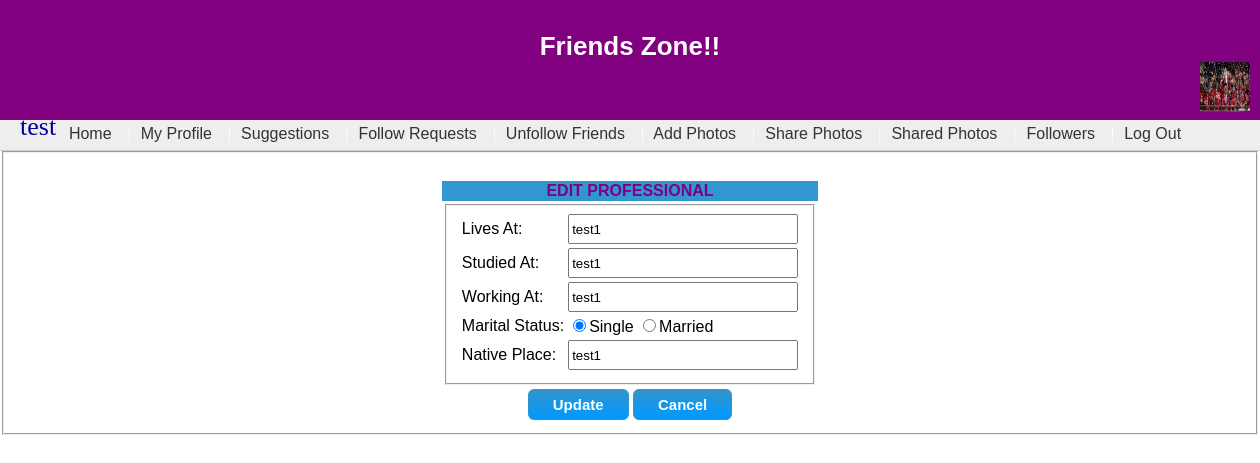
Page /User/edit_professional.php?id=1 (signed in) on the committed database.
### tables this page shows
CREATE TABLE IF NOT EXISTS `user_reg` (
  `id` int(11) NOT NULL AUTO_INCREMENT,
  `fname` varchar(30) NOT NULL,
  `mname` varchar(30) NOT NULL,
  `lname` varchar(30) NOT NULL,
  `phone_no` bigint(20) NOT NULL,
  `email_id` varchar(50) NOT NULL,
  `password` varchar(50) NOT NULL,
  `dob` varchar(50) NOT NULL,
  `photo` varchar(220) NOT NULL,
  PRIMARY KEY (`id`)
);

CREATE TABLE IF NOT EXISTS `user_details` (
  `id` int(11) NOT NULL AUTO_INCREMENT,
  `user_id` int(11) NOT NULL,
  `lives_at` varchar(50) NOT NULL,
  `studied_at` varchar(60) NOT NULL,
  `working_at` varchar(30) NOT NULL,
  `marital_status` varchar(40) NOT NULL,
  `native_place` varchar(60) NOT NULL,
  PRIMARY KEY (`id`)
);

### User/edit_professional.php (the view, shortened to what this page needs)
<?php
include("../header.php");
include("user_mainmenu.php");
include("../calendar.php");
include("../db/connection.php");
$detail_id=$_REQUEST['id'];
?>
<html>
<head>
<body>
<link rel="stylesheet" href="../header.css">
</head>
<form method="post" name="edit_detailform" id="edit_detailform">
 <fieldset>
<table id="form_table" border="0" align="center" style="margin-top:20px;">
<tr>
<?php
$result=mysqli_query($con,"SELECT * FROM user_details WHERE id='$detail_id'");
$row=mysqli_fetch_array($result);
?>
 <th colspan="3" align="center"><font size="3" color="#800080">EDIT PROFESSIONAL</font></th>
 </tr>
 <tr>
 <td>
 <fieldset>
<table>
<tr>
	<td>Lives At:</td>
	<td><input type="text" name="lives_at" value="<?php echo $row['lives_at']; ?>"  /></td>
</tr>
<tr>
	<td>Studied At:</td>
	<td><input type="text" name="studied_at" value="<?php echo $row['studied_at']; ?>" /></td>
</tr>
<tr>
	<td>Working At:</td>
	<td><input type="text" name="working_at" value="<?php echo $row['working_at']; ?>" /></td>
</tr>
<tr>
	<td>Marital Status:</td>
	<td><input type="radio" name="marital_status" value="single"
    <?php $marital_status=$row['marital_status'];
	if($marital_status=="single")
	{
	echo "checked";
	}
	?>
    />Single
    <input type="radio" name="marital_status" value="married"
	<?php if($marital_status=="married")
	{
	echo "checked";
	}
	?>/>Married</td>
</tr>
<tr>
	<td>Native Place:</td>
	<td><input type="text" name="native_place" value="<?php echo $row['native_place']; ?>" /></td>
</tr>
</table>
</fieldset>
</td>
</tr>
<tr>
<td colspan="3" align="center"><input type="submit" value="Update" name="update" id="button" />
<button type="button" name="cancel" id="button" onClick="window.location.href='my_profile.php'">Cancel</button></td>
</tr>
</table>
</fieldset>
</form>
</body>
</html>

### header.php (shortened to what this page needs)
<?php
$id=$_SESSION['id'];
if($_SESSION['id']=="")
{
	?>
<title>Photo sharing web service</title>
<div id="header">
    <br />
      <center>
         <span id="head_white">
           Friends Zone!!
         </span>
 </center>
  </div>
  <?php
}
else
{
include("../db/connection.php");
$result=mysqli_query($con,"SELECT fname,photo FROM user_reg WHERE id='$id'");
$row=mysqli_fetch_array($result);
?>
<div id="header">
    <br />
      <center>
         <span id="head_white">
           Friends Zone!!
         </span>
 </center>
 <span style="margin-left:1200px;">
           <img src="<?php echo $row['photo']; ?>" width="50" height="50"><span style="color:#0000A0; margin-left:20px; font-family:'Comic Sans MS', cursive;"><?php echo $row['fname']; ?></span>
         </span>
  </div>
  <?php
}
?>

### header.css (style rules this page uses)
body { margin: 0px auto; }
#form_table { font-family:"Trebuchet MS", Arial, Helvetica, sans-serif; color:#333; margin-top:20px; }
#form_table th { background:#3296D1; color:#FFF; }
#form_table input[type="text"] { width:230px; height:30px; }
#form_table input[type="submit"] { -moz-box-shadow:inset 0px 1px 0px 0px #3194CF; -webkit-box-shadow:inset 0px 1px 0px 0px #3194CF; box-shadow:inset 0px 1px 0px 0px #3194CF; background:-webkit-gradient( linear, left top, left bottom, color-stop(0.05, #3194CF), color-stop(1, #0099FF) ); background:-moz-linear-gradient( center top, #3194CF 5%, #0099FF 100% ); filter:progid:DXImageTransform.Microsoft.gradient(startColorstr='#3194CF', endColorstr='#0099FF'); background-color:#0099FF; -moz-border-radius:6px; -webkit-border-radius:6px; border-radius:6px; border:1px solid #3194CF; display:inline-block; color:#ffffff; font-family:arial; font-size:15px; font-weight:bold; padding:6px 24px; text-decoration:none; text-shadow:1px 1px 0px #0099FF; }
#form_table button { -moz-box-shadow:inset 0px 1px 0px 0px #3194CF; -webkit-box-shadow:inset 0px 1px 0px 0px #3194CF; box-shadow:inset 0px 1px 0px 0px #3194CF; background:-webkit-gradient( linear, left top, left bottom, color-stop(0.05, #3194CF), color-stop(1, #0099FF) ); background:-moz-linear-gradient( center top, #3194CF 5%, #0099FF 100% ); filter:progid:DXImageTransform.Microsoft.gradient(startColorstr='#3194CF', endColorstr='#0099FF'); background-color:#0099FF; -moz-border-radius:6px; -webkit-border-radius:6px; border-radius:6px; border:1px solid #3194CF; display:inline-block; color:#ffffff; font-family:arial; font-size:15px; font-weight:bold; padding:6px 24px; text-decoration:none; text-shadow:1px 1px 0px #0099FF; }
#header { width:100%; height:120px; background: purple; color:#FFF; font-size:26px; font-family:Tahoma, Geneva, sans-serif; }
#head_white { color:#fff; font-size:26px; font-weight:bold; }

### rows in the picture
user_reg: photo (picture), fname "test"
user_details: lives_at "test1", studied_at "test1", working_at "test1", marital_status "☑", native_place "test1"
